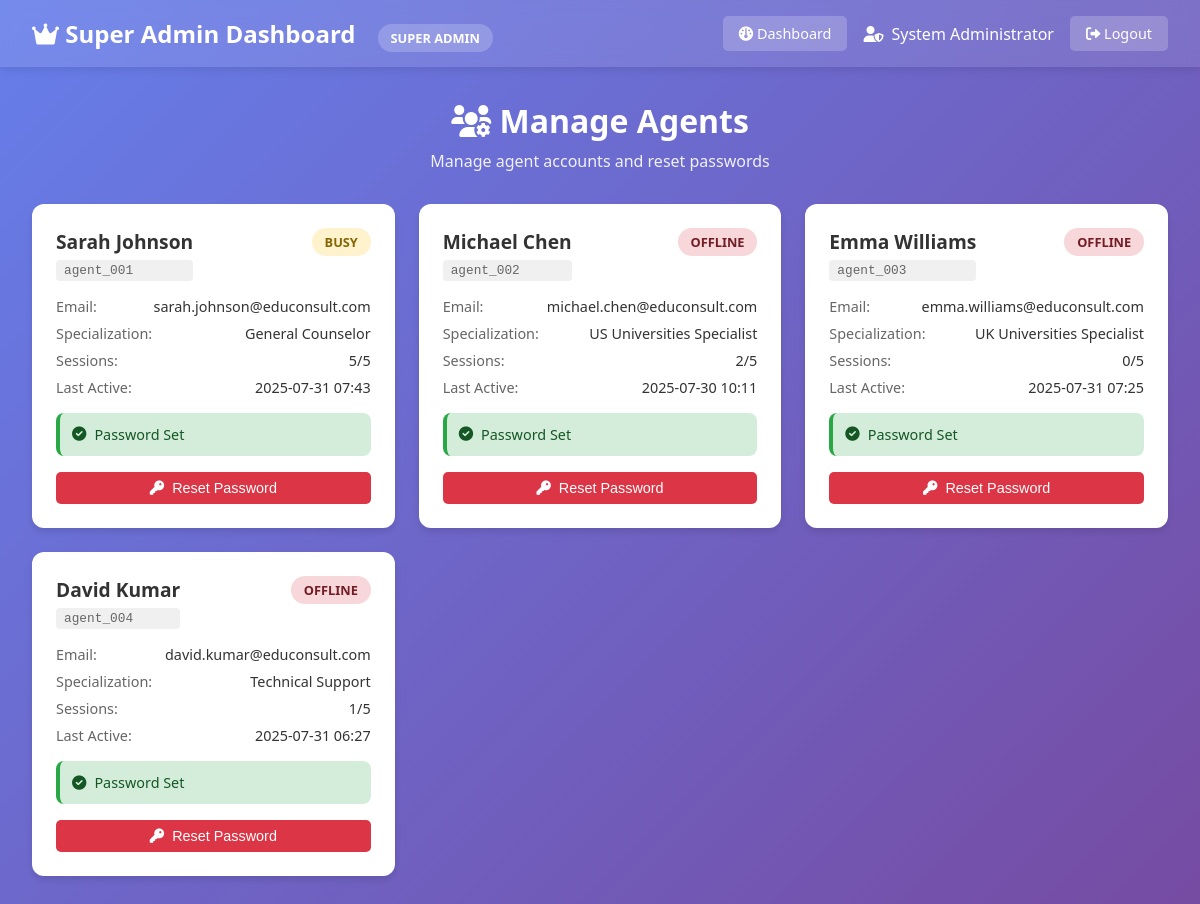
/super-admin/manage-agents (signed in), run on an earlier commit of the app's database.
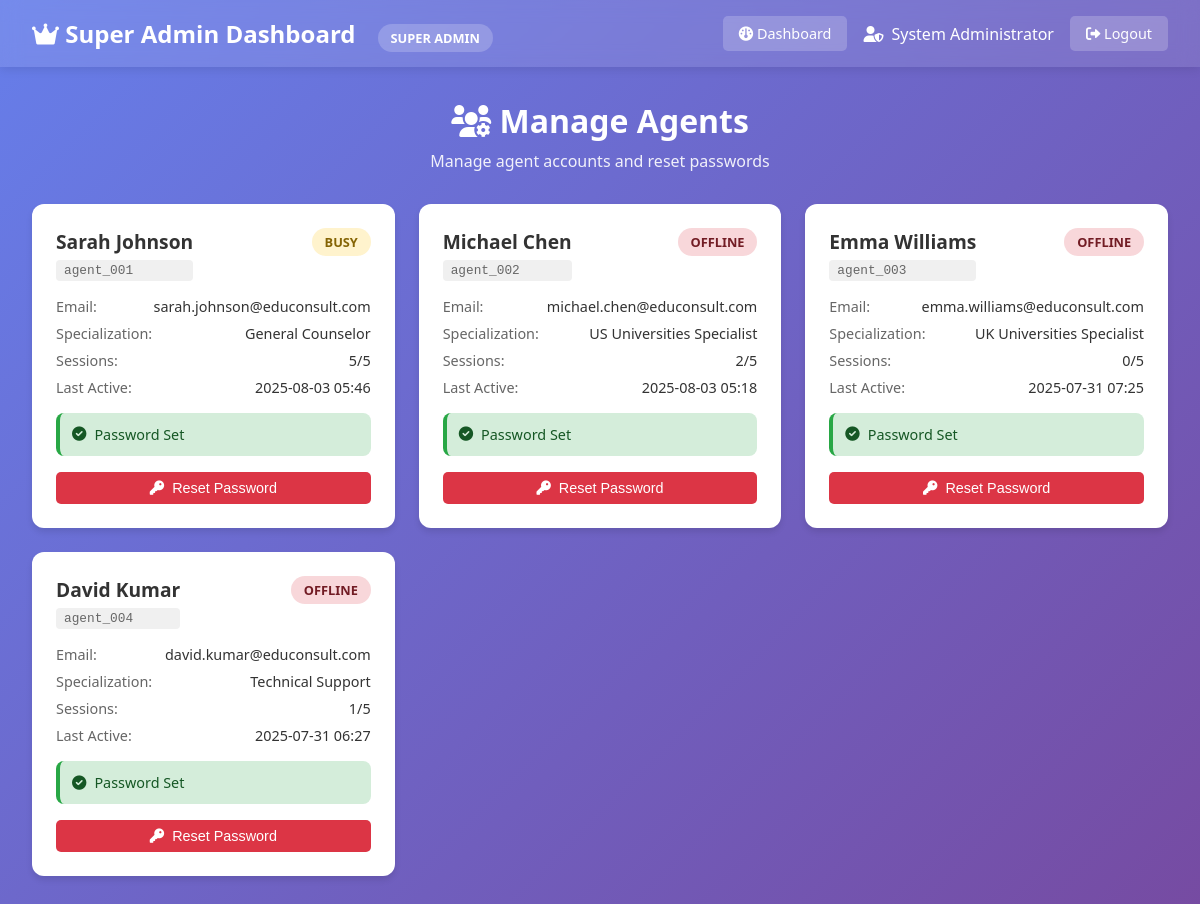
And on a later commit of the database.
### human_handoff/models.py (models this page shows, shortened)
class SuperAdmin(db.Model):
    __tablename__ = 'super_admins'
    id = db.Column(db.Integer, primary_key=True)
    admin_id = db.Column(db.String(50), unique=True, nullable=False)
    name = db.Column(db.String(100), nullable=False)
    email = db.Column(db.String(120), nullable=False)
    password_hash = db.Column(db.String(255), nullable=False)
    is_active = db.Column(db.Boolean, default=True)
    created_at = db.Column(db.DateTime, default=datetime.utcnow)
    last_login = db.Column(db.DateTime)
    permissions = db.Column(db.Text)  # JSON string for permissions
    assigned_sessions = db.relationship('AgentSession', backref='super_admin', lazy=True)

class Agent(db.Model):
    __tablename__ = 'agents'
    id = db.Column(db.Integer, primary_key=True)
    agent_id = db.Column(db.String(50), unique=True, nullable=False)
    name = db.Column(db.String(100), nullable=False)
    email = db.Column(db.String(120), unique=True, nullable=False)
    phone = db.Column(db.String(20))
    specialization = db.Column(db.String(100))
    password_hash = db.Column(db.String(255), nullable=True)
    password_set = db.Column(db.Boolean, default=False)  # True if agent has set their password
    status = db.Column(db.String(20), default='available')  # available, busy, offline
    max_concurrent_sessions = db.Column(db.Integer, default=5)
    current_sessions = db.Column(db.Integer, default=0)
    created_at = db.Column(db.DateTime, default=datetime.utcnow)
    last_active = db.Column(db.DateTime, default=datetime.utcnow)
    total_sessions_handled = db.Column(db.Integer, default=0)
    average_response_time = db.Column(db.Integer, default=0)  # in seconds
    is_active = db.Column(db.Boolean, default=True)
    agent_sessions = db.relationship('AgentSession', backref='agent', lazy=True)

### human_handoff/super_admin_routes.py (the view)
@super_admin_bp.route('/manage-agents')
@super_admin_required
def manage_agents():
    super_admin = SuperAdmin.query.get(session['super_admin_id'])
    agents = Agent.query.filter_by(is_active=True).all()
    return render_template('super_admin/manage_agents.html',
                         super_admin=super_admin,
                         agents=agents)

### human_handoff/super_admin_routes.py (called while the page is built)
def super_admin_required(f):
    from functools import wraps
    @wraps(f)
    def decorated_function(*args, **kwargs):
        if 'super_admin_id' not in session:
            return redirect(url_for('super_admin.login'))
        return f(*args, **kwargs)
    return decorated_function

### templates/super_admin/manage_agents.html (shortened to what this page needs)
<!DOCTYPE html>
<html lang="en">
<head>
    <link href="https://cdnjs.cloudflare.com/ajax/libs/font-awesome/6.0.0/css/all.min.css" rel="stylesheet">
</head>
<body>
    <div class="header">
        <div>
            <h1>
                <i class="fas fa-crown"></i> Super Admin Dashboard
                <span class="super-admin-badge">SUPER ADMIN</span>
            </h1>
        </div>
        <div class="header-actions">
            <a href="{{ url_for('super_admin.dashboard') }}" class="nav-btn">
                <i class="fas fa-dashboard"></i> Dashboard
            </a>
            <div class="admin-info">
                <i class="fas fa-user-shield"></i>
                <span>{{ super_admin.name }}</span>
            </div>
            <a href="{{ url_for('super_admin.logout') }}" class="logout-btn">
                <i class="fas fa-sign-out-alt"></i> Logout
            </a>
        </div>
    </div>
    <div class="container">
        <div class="page-title">
            <h2><i class="fas fa-users-cog"></i> Manage Agents</h2>
            <p>Manage agent accounts and reset passwords</p>
        </div>
        <div class="agents-grid">
            {% for agent in agents %}
            <div class="agent-card">
                <div class="agent-header">
                    <div>
                        <div class="agent-name">{{ agent.name }}</div>
                        <div class="agent-id">{{ agent.agent_id }}</div>
                    </div>
                    <div class="agent-status status-{{ agent.status }}">
                        {{ agent.status }}
                    </div>
                </div>
                <div class="agent-info">
                    <div class="info-row">
                        <span class="info-label">Email:</span>
                        <span class="info-value">{{ agent.email }}</span>
                    </div>
                    <div class="info-row">
                        <span class="info-label">Specialization:</span>
                        <span class="info-value">{{ agent.specialization }}</span>
                    </div>
                    <div class="info-row">
                        <span class="info-label">Sessions:</span>
                        <span class="info-value">{{ agent.current_sessions }}/{{ agent.max_concurrent_sessions }}</span>
                    </div>
                    <div class="info-row">
                        <span class="info-label">Last Active:</span>
                        <span class="info-value">
                            {% if agent.last_active %}
                                {{ agent.last_active.strftime('%Y-%m-%d %H:%M') }}
                            {% else %}
                                Never
                            {% endif %}
                        </span>
                    </div>
                </div>
                <div class="password-status {% if agent.password_set %}password-set{% else %}password-not-set{% endif %}">
                    {% if agent.password_set %}
                        <i class="fas fa-check-circle"></i>
                        <span>Password Set</span>
                    {% else %}
                        <i class="fas fa-exclamation-triangle"></i>
                        <span>First Login Required</span>
                    {% endif %}
                </div>
                <button class="reset-btn" onclick="resetPassword('{{ agent.agent_id }}', '{{ agent.name }}')">
                    <i class="fas fa-key"></i>
                    Reset Password
                </button>
            </div>
            {% endfor %}
        </div>
    </div>
</body>
</html>

### templates/super_admin/manage_agents.html (style rules this page uses)
* { margin: 0; padding: 0; box-sizing: border-box; }
body { font-family: 'Segoe UI', Tahoma, Geneva, Verdana, sans-serif; background: linear-gradient(135deg, #667eea 0%, #764ba2 100%); min-height: 100vh; }
.header { background: rgba(255, 255, 255, 0.1); backdrop-filter: blur(10px); padding: 1rem 2rem; display: flex; justify-content: space-between; align-items: center; color: white; box-shadow: 0 2px 10px rgba(0, 0, 0, 0.1); }
.header h1 { font-size: 1.5rem; font-weight: 600; }
.super-admin-badge { background: rgba(255, 255, 255, 0.2); padding: 0.3rem 0.8rem; border-radius: 15px; font-size: 0.8rem; margin-left: 1rem; }
.header-actions { display: flex; align-items: center; gap: 1rem; }
.admin-info { display: flex; align-items: center; gap: 0.5rem; }
.nav-btn, .logout-btn { background: rgba(255, 255, 255, 0.2); color: white; border: none; padding: 0.5rem 1rem; border-radius: 5px; cursor: pointer; text-decoration: none; font-size: 0.9rem; transition: background 0.3s; }
.container { padding: 2rem; max-width: 1200px; margin: 0 auto; }
.agents-grid { display: grid; grid-template-columns: repeat(auto-fill, minmax(350px, 1fr)); gap: 1.5rem; }
.agent-card { background: white; border-radius: 12px; padding: 1.5rem; box-shadow: 0 4px 6px rgba(0, 0, 0, 0.1); transition: transform 0.2s, box-shadow 0.2s; }
.agent-header { display: flex; justify-content: space-between; align-items: flex-start; margin-bottom: 1rem; }
.agent-name { font-size: 1.2rem; font-weight: 600; color: #333; margin-bottom: 0.3rem; }
.agent-id { font-family: monospace; background: #f0f0f0; padding: 0.2rem 0.5rem; border-radius: 4px; font-size: 0.8rem; color: #666; }
.agent-status { padding: 0.3rem 0.8rem; border-radius: 15px; font-size: 0.8rem; font-weight: 600; text-transform: uppercase; }
.status-busy { background: #fff3cd; color: #856404; }
.status-offline { background: #f8d7da; color: #721c24; }
.agent-info { margin-bottom: 1rem; }
.info-row { display: flex; justify-content: space-between; margin-bottom: 0.5rem; font-size: 0.9rem; }
.info-label { color: #666; font-weight: 500; }
.info-value { color: #333; }
.password-status { display: flex; align-items: center; gap: 0.5rem; margin-bottom: 1rem; padding: 0.75rem; border-radius: 8px; font-size: 0.9rem; }
.password-set { background: #d4edda; color: #155724; border-left: 4px solid #28a745; }
.reset-btn { background: #dc3545; color: white; border: none; padding: 0.5rem 1rem; border-radius: 5px; cursor: pointer; font-size: 0.9rem; display: flex; align-items: center; gap: 0.5rem; transition: background 0.3s; width: 100%; justify-content: center; }
.page-title { color: white; text-align: center; margin-bottom: 2rem; }
.page-title h2 { font-size: 2rem; margin-bottom: 0.5rem; }
.page-title p { opacity: 0.9; }

What changed in the data, as far as the page shows it:
changed Agent "Sarah Johnson": last_active "2025-07-31 07:43" → "2025-08-03 05:46"
changed Agent "Michael Chen": last_active "2025-07-30 10:11" → "2025-08-03 05:18"
